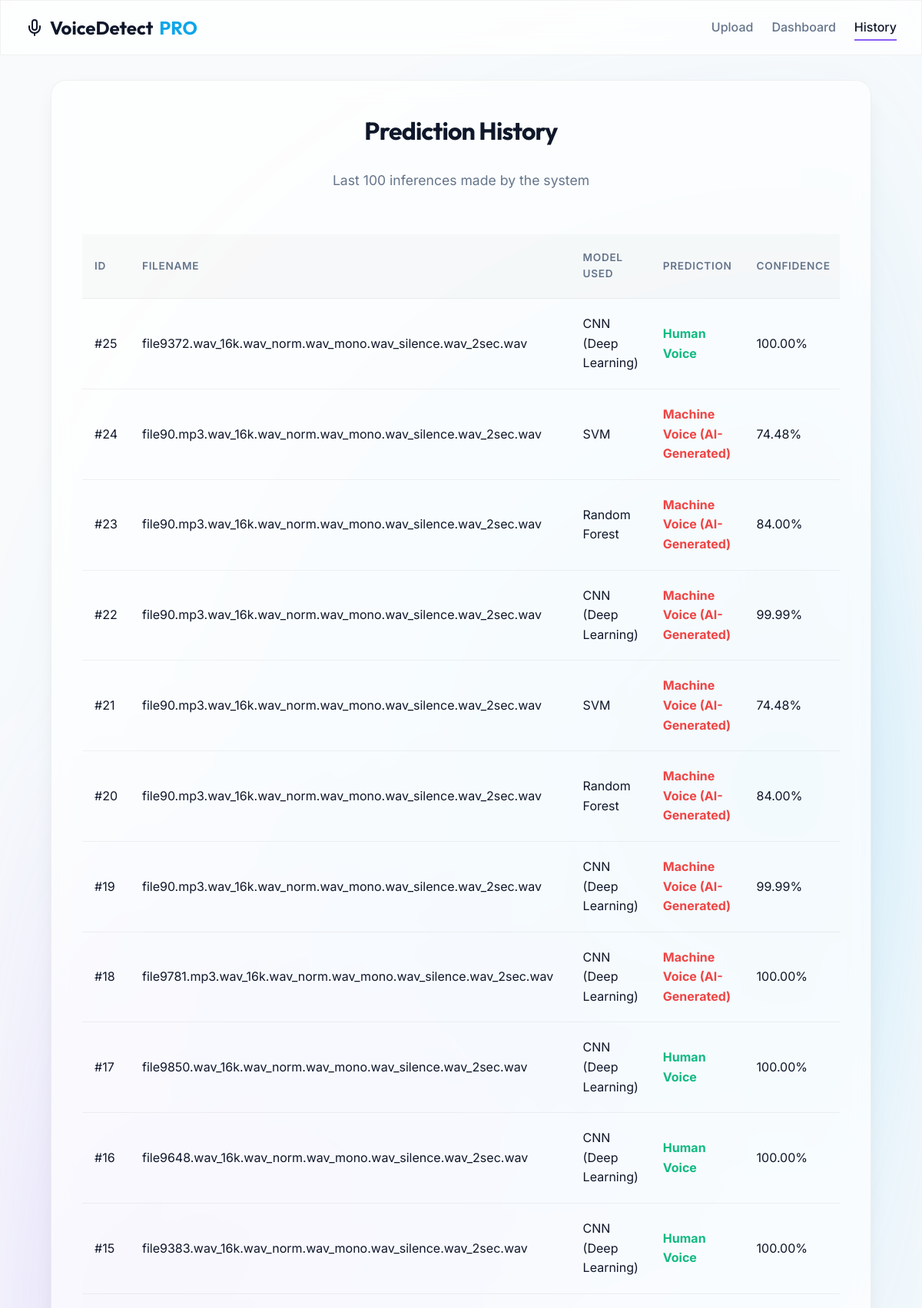
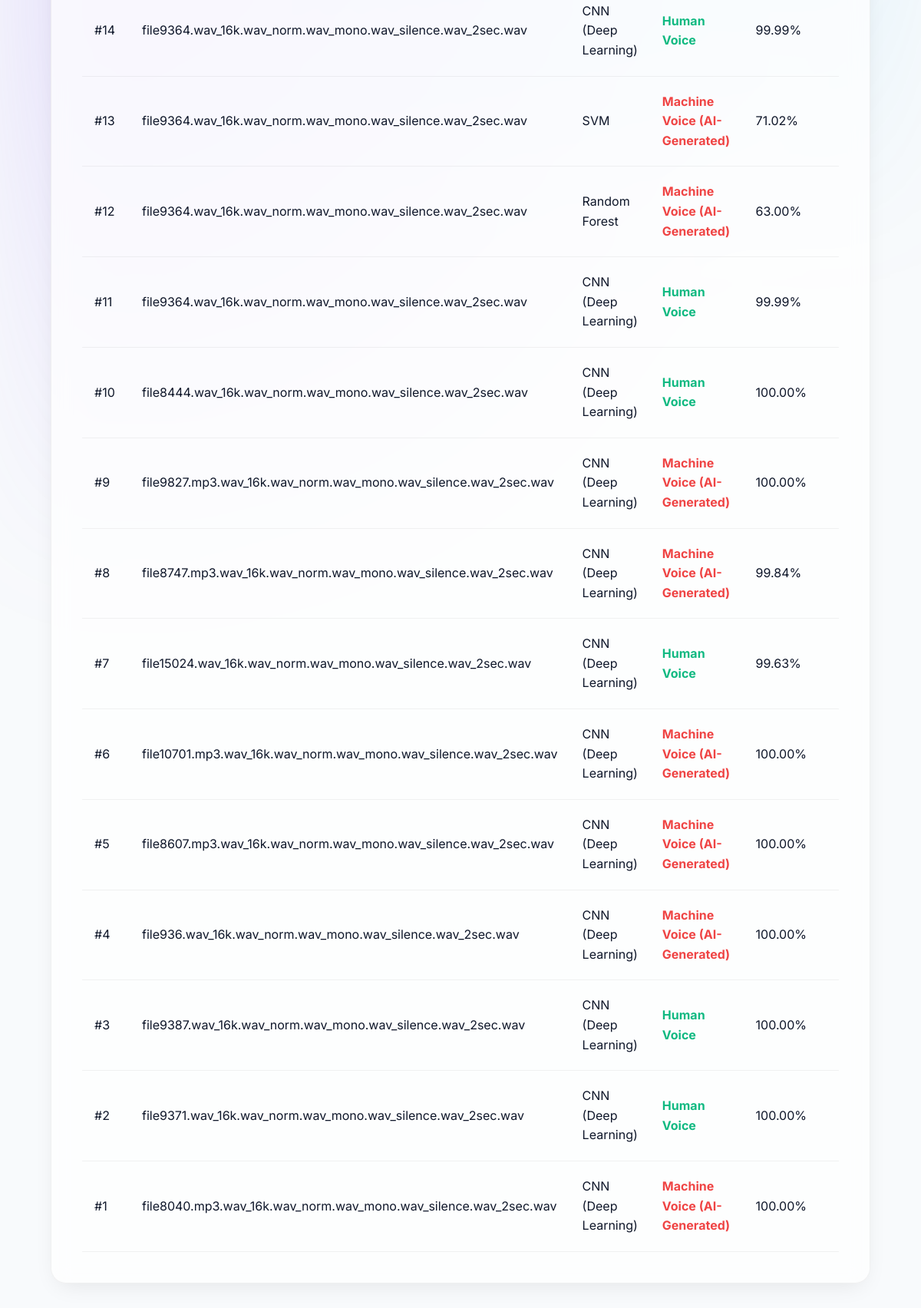
The app's page /history with its own data (2 pictures, top to bottom).
### tables this page shows
CREATE TABLE predictions (
            id INTEGER PRIMARY KEY AUTOINCREMENT,
            filename TEXT,
            model_used TEXT,
            prediction TEXT,
            confidence REAL,
            decision TEXT,
            timestamp DATETIME
        );

### app.py (the view)
@app.route('/history', methods=['GET'])
def history():
    records = get_history()
    return render_template('history.html', history=records)

### db.py (called while the page is built)
def get_history():
    if not os.path.exists(DB_PATH):
        return []
    conn = sqlite3.connect(DB_PATH)
    conn.row_factory = sqlite3.Row
    cursor = conn.cursor()
    cursor.execute('SELECT * FROM predictions ORDER BY id DESC LIMIT 100')
    rows = cursor.fetchall()
    conn.close()
    return [dict(row) for row in rows]

### templates/history.html (shortened to what this page needs)
{% extends "layout.html" %}
{% block content %}
<div class="card glass animate-in">
    <h2 class="text-center mb-1">Prediction History</h2>
    <p class="text-center subtitle">Last 100 inferences made by the system</p>
    <div style="overflow-x: auto;" class="animate-in delay-1">
        <table class="data-table">
            <thead>
                <tr>
                    <th>ID</th>
                    <th>Filename</th>
                    <th>Model Used</th>
                    <th>Prediction</th>
                    <th>Confidence</th>
                </tr>
            </thead>
            <tbody>
                {% for row in history %}
                <tr>
                    <td>#{{ row.id }}</td>
                    <td style="color:var(--text-main);">{{ row.filename }}</td>
                    <td>{{ row.model_used }}</td>
                    <td class="{% if 'Machine' in row.prediction %}text-danger{% else %}text-success{% endif %}">
                        <strong>{{ row.prediction }}</strong>
                    </td>
                    <td>{{ "%.2f"|format(row.confidence * 100) }}%</td>
                </tr>
                {% else %}
                <tr>
                    <td colspan="7" class="text-center">No predictions have been made yet.</td>
                </tr>
                {% endfor %}
            </tbody>
        </table>
    </div>
</div>
{% endblock %}

### templates/layout.html (shortened to what this page needs)
<!DOCTYPE html>
<html lang="en">
<head>
    <link rel="stylesheet" href="{{ url_for('static', filename='style.css') }}?v=2.1">
</head>
<body>
    <div class="bg-animated"></div>
    <nav class="navbar glass">
        <a href="/" class="brand">
            <svg width="24" height="24" viewBox="0 0 24 24" fill="none" stroke="currentColor" stroke-width="2" stroke-linecap="round" stroke-linejoin="round">
                <path d="M12 2a3 3 0 0 0-3 3v7a3 3 0 0 0 6 0V5a3 3 0 0 0-3-3Z"></path>
                <path d="M19 10v2a7 7 0 0 1-14 0v-2"></path>
                <line x1="12" y1="19" x2="12" y2="22"></line>
            </svg>
            VoiceDetect <span class="text-accent">PRO</span>
        </a>
        <div class="nav-links">
            <a href="/" class="{{ 'active' if request.endpoint == 'index' else '' }}">Upload</a>
            <a href="/dashboard" class="{{ 'active' if request.endpoint == 'dashboard' else '' }}">Dashboard</a>
            <a href="/history" class="{{ 'active' if request.endpoint == 'history' else '' }}">History</a>
        </div>
    </nav>
    <main class="container">
        {% block content %}{% endblock %}
    </main>
</body>
</html>

### static/style.css (style rules this page uses)
:root { --bg-color: #f8fafc; --surface: rgba(255, 255, 255, 0.7); --surface-hover: rgba(255, 255, 255, 0.9); --glass-border: rgba(0, 0, 0, 0.05); --primary: #8b5cf6; --primary-hover: #7c3aed; --accent: #0ea5e9; --text-main: #0f172a; --text-muted: #64748b; --danger: #ef4444; --warning: #f59e0b; --success: #10b981; --font-heading: 'Outfit', sans-serif; --font-body: 'Inter', sans-serif; }
* { box-sizing: border-box; margin: 0; padding: 0; }
body { font-family: var(--font-body); background-color: var(--bg-color); color: var(--text-main); line-height: 1.6; min-height: 100vh; display: flex; flex-direction: column; position: relative; overflow-x: hidden; }
.bg-animated { position: fixed; top: 0; left: 0; right: 0; bottom: 0; z-index: -1; background: radial-gradient(circle at 15% 50%, rgba(139, 92, 246, 0.15), transparent 40%), radial-gradient(circle at 85% 30%, rgba(14, 165, 233, 0.15), transparent 40%); filter: blur(60px); animation: bg-pulse 10s ease-in-out infinite alternate; }
.glass { background: var(--surface); backdrop-filter: blur(12px); -webkit-backdrop-filter: blur(12px); border: 1px solid var(--glass-border); }
.navbar { padding: 1rem 2rem; display: flex; justify-content: space-between; align-items: center; position: sticky; top: 0; z-index: 100; border-bottom: 1px solid var(--glass-border); }
.brand { font-family: var(--font-heading); font-size: 1.5rem; font-weight: 700; color: var(--text-main); text-decoration: none; display: flex; align-items: center; gap: 0.5rem; }
.text-accent { color: var(--accent); }
.nav-links { display: flex; gap: 1.5rem; }
.nav-links a { text-decoration: none; color: var(--text-muted); font-weight: 500; position: relative; transition: color 0.3s ease; }
.nav-links a::after { content: ''; position: absolute; width: 0; height: 2px; bottom: -4px; left: 0; background-color: var(--primary); transition: width 0.3s ease; }
.nav-links a:hover, .nav-links a.active { color: var(--text-main); }
.nav-links a:hover::after, .nav-links a.active::after { width: 100%; }
.container { max-width: 1100px; margin: 2rem auto; padding: 0 1rem; flex: 1; width: 100%; }
.card { border-radius: 20px; padding: 2.5rem; transition: transform 0.3s ease, box-shadow 0.3s ease; box-shadow: 0 10px 30px -10px rgba(0, 0, 0, 0.1); }
h1, h2, h3, h4 { font-family: var(--font-heading); color: var(--text-main); margin-bottom: 1rem; letter-spacing: -0.025em; }
h2 { font-size: 2rem; }
.subtitle { color: var(--text-muted); margin-bottom: 2rem; font-size: 1.1rem; }
.data-table { width: 100%; border-collapse: separate; border-spacing: 0; margin-top: 1.5rem; }
.data-table th, .data-table td { padding: 1.25rem 1rem; text-align: left; border-bottom: 1px solid var(--glass-border); }
.data-table th { background-color: rgba(0, 0, 0, 0.02); font-weight: 600; color: var(--text-muted); text-transform: uppercase; font-size: 0.85rem; letter-spacing: 0.05em; }
.text-success { color: var(--success); }
.text-danger { color: var(--danger); }
.text-center { text-align: center; }
.mb-1 { margin-bottom: 1.5rem; }
.animate-in { animation: fadeInUp 0.6s cubic-bezier(0.16, 1, 0.3, 1) forwards; }
.delay-1 { animation-delay: 0.1s; opacity: 0; }

### records on screen
predictions: id "25", filename "file9372.wav_16k.wav_norm.wav_mono.wav_silence.wav_2sec.wav", model_used "CNN (Deep Learning)", prediction "Human Voice", row.confidence*100 "100.00"
predictions: id "24", filename "file90.mp3.wav_16k.wav_norm.wav_mono.wav_silence.wav_2sec.wav", model_used "SVM", prediction "Machine Voice (AI-Generated)", row.confidence*100 "74.48"
predictions: id "23", filename "file90.mp3.wav_16k.wav_norm.wav_mono.wav_silence.wav_2sec.wav", model_used "Random Forest", prediction "Machine Voice (AI-Generated)", row.confidence*100 "84.00"
predictions: id "22", filename "file90.mp3.wav_16k.wav_norm.wav_mono.wav_silence.wav_2sec.wav", model_used "CNN (Deep Learning)", prediction "Machine Voice (AI-Generated)", row.confidence*100 "99.99"
predictions: id "21", filename "file90.mp3.wav_16k.wav_norm.wav_mono.wav_silence.wav_2sec.wav", model_used "SVM", prediction "Machine Voice (AI-Generated)", row.confidence*100 "74.48"
predictions: id "20", filename "file90.mp3.wav_16k.wav_norm.wav_mono.wav_silence.wav_2sec.wav", model_used "Random Forest", prediction "Machine Voice (AI-Generated)", row.confidence*100 "84.00"
predictions: id "19", filename "file90.mp3.wav_16k.wav_norm.wav_mono.wav_silence.wav_2sec.wav", model_used "CNN (Deep Learning)", prediction "Machine Voice (AI-Generated)", row.confidence*100 "99.99"
predictions: id "18", filename "file9781.mp3.wav_16k.wav_norm.wav_mono.wav_silence.wav_2sec.wav", model_used "CNN (Deep Learning)", prediction "Machine Voice (AI-Generated)", row.confidence*100 "100.00"
predictions: id "17", filename "file9850.wav_16k.wav_norm.wav_mono.wav_silence.wav_2sec.wav", model_used "CNN (Deep Learning)", prediction "Human Voice", row.confidence*100 "100.00"
predictions: id "16", filename "file9648.wav_16k.wav_norm.wav_mono.wav_silence.wav_2sec.wav", model_used "CNN (Deep Learning)", prediction "Human Voice", row.confidence*100 "100.00"
predictions: id "15", filename "file9383.wav_16k.wav_norm.wav_mono.wav_silence.wav_2sec.wav", model_used "CNN (Deep Learning)", prediction "Human Voice", row.confidence*100 "100.00"
predictions: id "14", filename "file9364.wav_16k.wav_norm.wav_mono.wav_silence.wav_2sec.wav", model_used "CNN (Deep Learning)", prediction "Human Voice", row.confidence*100 "99.99"
predictions: id "13", filename "file9364.wav_16k.wav_norm.wav_mono.wav_silence.wav_2sec.wav", model_used "SVM", prediction "Machine Voice (AI-Generated)", row.confidence*100 "71.02"
predictions: id "12", filename "file9364.wav_16k.wav_norm.wav_mono.wav_silence.wav_2sec.wav", model_used "Random Forest", prediction "Machine Voice (AI-Generated)", row.confidence*100 "63.00"
predictions: id "11", filename "file9364.wav_16k.wav_norm.wav_mono.wav_silence.wav_2sec.wav", model_used "CNN (Deep Learning)", prediction "Human Voice", row.confidence*100 "99.99"
predictions: id "10", filename "file8444.wav_16k.wav_norm.wav_mono.wav_silence.wav_2sec.wav", model_used "CNN (Deep Learning)", prediction "Human Voice", row.confidence*100 "100.00"
predictions: id "9", filename "file9827.mp3.wav_16k.wav_norm.wav_mono.wav_silence.wav_2sec.wav", model_used "CNN (Deep Learning)", prediction "Machine Voice (AI-Generated)", row.confidence*100 "100.00"
predictions: id "8", filename "file8747.mp3.wav_16k.wav_norm.wav_mono.wav_silence.wav_2sec.wav", model_used "CNN (Deep Learning)", prediction "Machine Voice (AI-Generated)", row.confidence*100 "99.84"
predictions: id "7", filename "file15024.wav_16k.wav_norm.wav_mono.wav_silence.wav_2sec.wav", model_used "CNN (Deep Learning)", prediction "Human Voice", row.confidence*100 "99.63"
predictions: id "6", filename "file10701.mp3.wav_16k.wav_norm.wav_mono.wav_silence.wav_2sec.wav", model_used "CNN (Deep Learning)", prediction "Machine Voice (AI-Generated)", row.confidence*100 "100.00"
predictions: id "5", filename "file8607.mp3.wav_16k.wav_norm.wav_mono.wav_silence.wav_2sec.wav", model_used "CNN (Deep Learning)", prediction "Machine Voice (AI-Generated)", row.confidence*100 "100.00"
predictions: id "4", filename "file936.wav_16k.wav_norm.wav_mono.wav_silence.wav_2sec.wav", model_used "CNN (Deep Learning)", prediction "Machine Voice (AI-Generated)", row.confidence*100 "100.00"
predictions: id "3", filename "file9387.wav_16k.wav_norm.wav_mono.wav_silence.wav_2sec.wav", model_used "CNN (Deep Learning)", prediction "Human Voice", row.confidence*100 "100.00"
predictions: id "2", filename "file9371.wav_16k.wav_norm.wav_mono.wav_silence.wav_2sec.wav", model_used "CNN (Deep Learning)", prediction "Human Voice", row.confidence*100 "100.00"
predictions: id "1", filename "file8040.mp3.wav_16k.wav_norm.wav_mono.wav_silence.wav_2sec.wav", model_used "CNN (Deep Learning)", prediction "Machine Voice (AI-Generated)", row.confidence*100 "100.00"
